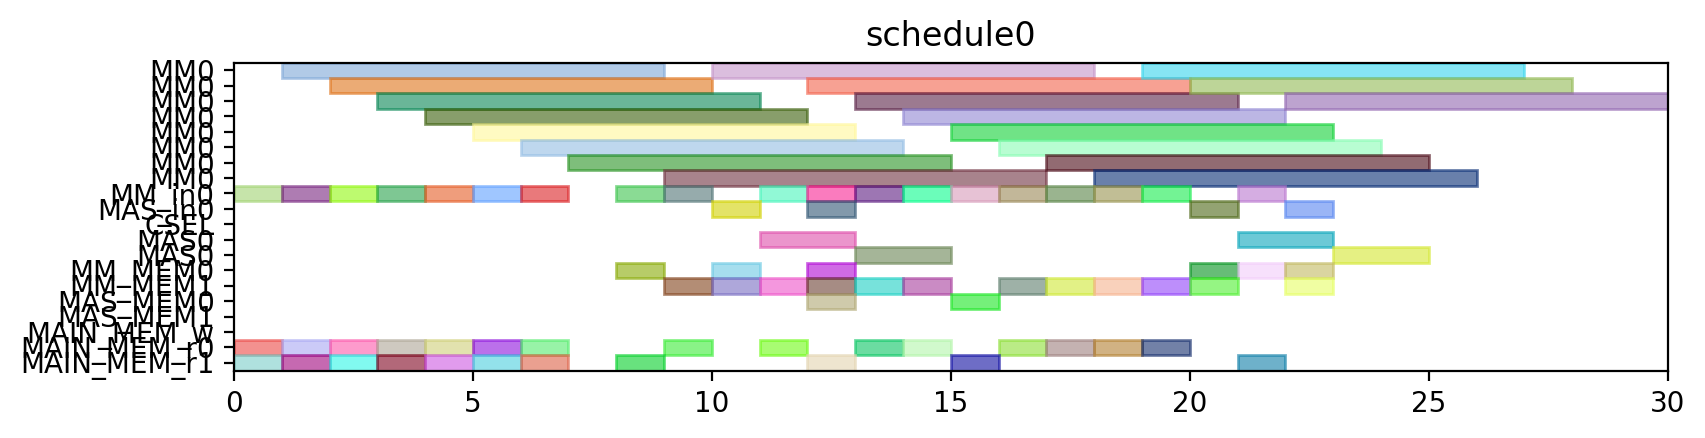

Write Python code to recreate this figure.
from pyschedule import Scenario, solvers, plotters, alt


def solve():
	horizon = 120
	S = Scenario("schedule0", horizon=horizon)

	# resource
	MM = S.Resources('MM', num=1, size=8)
	MM_in = S.Resources('MM_in', num=1)
	MAS_in = S.Resources('MAS_in', num=1)
	CSEL = S.Resource('CSEL')
	MAS = S.Resources('MAS', num=1, size=2, periods=range(1, horizon))
	MM_MEM = S.Resources('MM_MEM', num=2)
	MAS_MEM = S.Resources('MAS_MEM', num=2)
	MAIN_MEM_w = S.Resource('MAIN_MEM_w', size=1)
	MAIN_MEM_r = S.Resources('MAIN_MEM_r', num=2)

	# result of previous scheduling

	# new tasks
	Z_exp2 = S.Task('Z_exp2', length=8, delay_cost=1)
	Z_exp2 += alt(MM)
	Z_exp2_in = S.Task('Z_exp2_in', length=1, delay_cost=1)
	Z_exp2_in += alt(MM_in)
	S += Z_exp2_in*MM_in[0]<=Z_exp2*MM[0]
	Z_exp2_mem0 = S.Task('Z_exp2_mem0', length=1, delay_cost=1)
	Z_exp2_mem0 += MAIN_MEM_r[0]
	S += Z_exp2_mem0 <= Z_exp2

	Z_exp2_mem1 = S.Task('Z_exp2_mem1', length=1, delay_cost=1)
	Z_exp2_mem1 += MAIN_MEM_r[1]
	S += Z_exp2_mem1 <= Z_exp2

	NX0 = S.Task('NX0', length=8, delay_cost=1)
	NX0 += alt(MM)
	NX0_in = S.Task('NX0_in', length=1, delay_cost=1)
	NX0_in += alt(MM_in)
	S += NX0_in*MM_in[0]<=NX0*MM[0]
	NX0_mem0 = S.Task('NX0_mem0', length=1, delay_cost=1)
	NX0_mem0 += MAIN_MEM_r[0]
	S += NX0_mem0 <= NX0

	NX0_mem1 = S.Task('NX0_mem1', length=1, delay_cost=1)
	NX0_mem1 += MAIN_MEM_r[1]
	S += NX0_mem1 <= NX0

	k0_10_Z1 = S.Task('k0_10_Z1', length=8, delay_cost=1)
	k0_10_Z1 += alt(MM)
	k0_10_Z1_in = S.Task('k0_10_Z1_in', length=1, delay_cost=1)
	k0_10_Z1_in += alt(MM_in)
	S += k0_10_Z1_in*MM_in[0]<=k0_10_Z1*MM[0]
	k0_10_Z1_mem0 = S.Task('k0_10_Z1_mem0', length=1, delay_cost=1)
	k0_10_Z1_mem0 += MAIN_MEM_r[0]
	S += k0_10_Z1_mem0 <= k0_10_Z1

	k0_10_Z1_mem1 = S.Task('k0_10_Z1_mem1', length=1, delay_cost=1)
	k0_10_Z1_mem1 += MAIN_MEM_r[1]
	S += k0_10_Z1_mem1 <= k0_10_Z1

	DX0 = S.Task('DX0', length=8, delay_cost=1)
	DX0 += alt(MM)
	DX0_in = S.Task('DX0_in', length=1, delay_cost=1)
	DX0_in += alt(MM_in)
	S += DX0_in*MM_in[0]<=DX0*MM[0]
	DX0_mem0 = S.Task('DX0_mem0', length=1, delay_cost=1)
	DX0_mem0 += MAIN_MEM_r[0]
	S += DX0_mem0 <= DX0

	DX0_mem1 = S.Task('DX0_mem1', length=1, delay_cost=1)
	DX0_mem1 += MAIN_MEM_r[1]
	S += DX0_mem1 <= DX0

	NY0 = S.Task('NY0', length=8, delay_cost=1)
	NY0 += alt(MM)
	NY0_in = S.Task('NY0_in', length=1, delay_cost=1)
	NY0_in += alt(MM_in)
	S += NY0_in*MM_in[0]<=NY0*MM[0]
	NY0_mem0 = S.Task('NY0_mem0', length=1, delay_cost=1)
	NY0_mem0 += MAIN_MEM_r[0]
	S += NY0_mem0 <= NY0

	NY0_mem1 = S.Task('NY0_mem1', length=1, delay_cost=1)
	NY0_mem1 += MAIN_MEM_r[1]
	S += NY0_mem1 <= NY0

	k2_14_Z1 = S.Task('k2_14_Z1', length=8, delay_cost=1)
	k2_14_Z1 += alt(MM)
	k2_14_Z1_in = S.Task('k2_14_Z1_in', length=1, delay_cost=1)
	k2_14_Z1_in += alt(MM_in)
	S += k2_14_Z1_in*MM_in[0]<=k2_14_Z1*MM[0]
	k2_14_Z1_mem0 = S.Task('k2_14_Z1_mem0', length=1, delay_cost=1)
	k2_14_Z1_mem0 += MAIN_MEM_r[0]
	S += k2_14_Z1_mem0 <= k2_14_Z1

	k2_14_Z1_mem1 = S.Task('k2_14_Z1_mem1', length=1, delay_cost=1)
	k2_14_Z1_mem1 += MAIN_MEM_r[1]
	S += k2_14_Z1_mem1 <= k2_14_Z1

	DY0 = S.Task('DY0', length=8, delay_cost=1)
	DY0 += alt(MM)
	DY0_in = S.Task('DY0_in', length=1, delay_cost=1)
	DY0_in += alt(MM_in)
	S += DY0_in*MM_in[0]<=DY0*MM[0]
	DY0_mem0 = S.Task('DY0_mem0', length=1, delay_cost=1)
	DY0_mem0 += MAIN_MEM_r[0]
	S += DY0_mem0 <= DY0

	DY0_mem1 = S.Task('DY0_mem1', length=1, delay_cost=1)
	DY0_mem1 += MAIN_MEM_r[1]
	S += DY0_mem1 <= DY0

	Z_exp3 = S.Task('Z_exp3', length=8, delay_cost=1)
	Z_exp3 += alt(MM)
	Z_exp3_in = S.Task('Z_exp3_in', length=1, delay_cost=1)
	Z_exp3_in += alt(MM_in)
	S += Z_exp3_in*MM_in[0]<=Z_exp3*MM[0]
	Z_exp3_mem0 = S.Task('Z_exp3_mem0', length=1, delay_cost=1)
	Z_exp3_mem0 += alt(MM_MEM)
	S += (Z_exp2*MM[0])-1 < Z_exp3_mem0*MM_MEM[0]
	S += Z_exp3_mem0 <= Z_exp3

	Z_exp3_mem1 = S.Task('Z_exp3_mem1', length=1, delay_cost=1)
	Z_exp3_mem1 += MAIN_MEM_r[1]
	S += Z_exp3_mem1 <= Z_exp3

	NX1_ = S.Task('NX1_', length=2, delay_cost=1)
	NX1_ += alt(MAS)
	NX1__in = S.Task('NX1__in', length=1, delay_cost=1)
	NX1__in += alt(MAS_in)
	S += NX1__in*MAS_in[0]<=NX1_*MAS[0]

	NX1__mem0 = S.Task('NX1__mem0', length=1, delay_cost=1)
	NX1__mem0 += alt(MM_MEM)
	S += (NX0*MM[0])-1 < NX1__mem0*MM_MEM[0]
	S += NX1__mem0 <= NX1_

	NX1__mem1 = S.Task('NX1__mem1', length=1, delay_cost=1)
	NX1__mem1 += alt(MM_MEM)
	S += (k0_10_Z1*MM[0])-1 < NX1__mem1*MM_MEM[1]
	S += NX1__mem1 <= NX1_

	k0_9_Z2 = S.Task('k0_9_Z2', length=8, delay_cost=1)
	k0_9_Z2 += alt(MM)
	k0_9_Z2_in = S.Task('k0_9_Z2_in', length=1, delay_cost=1)
	k0_9_Z2_in += alt(MM_in)
	S += k0_9_Z2_in*MM_in[0]<=k0_9_Z2*MM[0]
	k0_9_Z2_mem0 = S.Task('k0_9_Z2_mem0', length=1, delay_cost=1)
	k0_9_Z2_mem0 += MAIN_MEM_r[0]
	S += k0_9_Z2_mem0 <= k0_9_Z2

	k0_9_Z2_mem1 = S.Task('k0_9_Z2_mem1', length=1, delay_cost=1)
	k0_9_Z2_mem1 += alt(MM_MEM)
	S += (Z_exp2*MM[0])-1 < k0_9_Z2_mem1*MM_MEM[1]
	S += k0_9_Z2_mem1 <= k0_9_Z2

	k1_9_Z2 = S.Task('k1_9_Z2', length=8, delay_cost=1)
	k1_9_Z2 += alt(MM)
	k1_9_Z2_in = S.Task('k1_9_Z2_in', length=1, delay_cost=1)
	k1_9_Z2_in += alt(MM_in)
	S += k1_9_Z2_in*MM_in[0]<=k1_9_Z2*MM[0]
	k1_9_Z2_mem0 = S.Task('k1_9_Z2_mem0', length=1, delay_cost=1)
	k1_9_Z2_mem0 += MAIN_MEM_r[0]
	S += k1_9_Z2_mem0 <= k1_9_Z2

	k1_9_Z2_mem1 = S.Task('k1_9_Z2_mem1', length=1, delay_cost=1)
	k1_9_Z2_mem1 += alt(MM_MEM)
	S += (Z_exp2*MM[0])-1 < k1_9_Z2_mem1*MM_MEM[1]
	S += k1_9_Z2_mem1 <= k1_9_Z2

	NY1_ = S.Task('NY1_', length=2, delay_cost=1)
	NY1_ += alt(MAS)
	NY1__in = S.Task('NY1__in', length=1, delay_cost=1)
	NY1__in += alt(MAS_in)
	S += NY1__in*MAS_in[0]<=NY1_*MAS[0]

	NY1__mem0 = S.Task('NY1__mem0', length=1, delay_cost=1)
	NY1__mem0 += alt(MM_MEM)
	S += (NY0*MM[0])-1 < NY1__mem0*MM_MEM[0]
	S += NY1__mem0 <= NY1_

	NY1__mem1 = S.Task('NY1__mem1', length=1, delay_cost=1)
	NY1__mem1 += alt(MM_MEM)
	S += (k2_14_Z1*MM[0])-1 < NY1__mem1*MM_MEM[1]
	S += NY1__mem1 <= NY1_

	k2_13_Z2 = S.Task('k2_13_Z2', length=8, delay_cost=1)
	k2_13_Z2 += alt(MM)
	k2_13_Z2_in = S.Task('k2_13_Z2_in', length=1, delay_cost=1)
	k2_13_Z2_in += alt(MM_in)
	S += k2_13_Z2_in*MM_in[0]<=k2_13_Z2*MM[0]
	k2_13_Z2_mem0 = S.Task('k2_13_Z2_mem0', length=1, delay_cost=1)
	k2_13_Z2_mem0 += MAIN_MEM_r[0]
	S += k2_13_Z2_mem0 <= k2_13_Z2

	k2_13_Z2_mem1 = S.Task('k2_13_Z2_mem1', length=1, delay_cost=1)
	k2_13_Z2_mem1 += alt(MM_MEM)
	S += (Z_exp2*MM[0])-1 < k2_13_Z2_mem1*MM_MEM[1]
	S += k2_13_Z2_mem1 <= k2_13_Z2

	k3_14_Z2 = S.Task('k3_14_Z2', length=8, delay_cost=1)
	k3_14_Z2 += alt(MM)
	k3_14_Z2_in = S.Task('k3_14_Z2_in', length=1, delay_cost=1)
	k3_14_Z2_in += alt(MM_in)
	S += k3_14_Z2_in*MM_in[0]<=k3_14_Z2*MM[0]
	k3_14_Z2_mem0 = S.Task('k3_14_Z2_mem0', length=1, delay_cost=1)
	k3_14_Z2_mem0 += MAIN_MEM_r[0]
	S += k3_14_Z2_mem0 <= k3_14_Z2

	k3_14_Z2_mem1 = S.Task('k3_14_Z2_mem1', length=1, delay_cost=1)
	k3_14_Z2_mem1 += alt(MM_MEM)
	S += (Z_exp2*MM[0])-1 < k3_14_Z2_mem1*MM_MEM[1]
	S += k3_14_Z2_mem1 <= k3_14_Z2

	Z_exp4 = S.Task('Z_exp4', length=8, delay_cost=1)
	Z_exp4 += alt(MM)
	Z_exp4_in = S.Task('Z_exp4_in', length=1, delay_cost=1)
	Z_exp4_in += alt(MM_in)
	S += Z_exp4_in*MM_in[0]<=Z_exp4*MM[0]
	Z_exp4_mem0 = S.Task('Z_exp4_mem0', length=1, delay_cost=1)
	Z_exp4_mem0 += alt(MM_MEM)
	S += (Z_exp3*MM[0])-1 < Z_exp4_mem0*MM_MEM[0]
	S += Z_exp4_mem0 <= Z_exp4

	Z_exp4_mem1 = S.Task('Z_exp4_mem1', length=1, delay_cost=1)
	Z_exp4_mem1 += MAIN_MEM_r[1]
	S += Z_exp4_mem1 <= Z_exp4

	NX1 = S.Task('NX1', length=8, delay_cost=1)
	NX1 += alt(MM)
	NX1_in = S.Task('NX1_in', length=1, delay_cost=1)
	NX1_in += alt(MM_in)
	S += NX1_in*MM_in[0]<=NX1*MM[0]
	NX1_mem0 = S.Task('NX1_mem0', length=1, delay_cost=1)
	NX1_mem0 += alt(MAS_MEM)
	S += (NX1_*MAS[0])-1 < NX1_mem0*MAS_MEM[0]
	S += NX1_mem0 <= NX1

	NX1_mem1 = S.Task('NX1_mem1', length=1, delay_cost=1)
	NX1_mem1 += MAIN_MEM_r[1]
	S += NX1_mem1 <= NX1

	k0_8_Z3 = S.Task('k0_8_Z3', length=8, delay_cost=1)
	k0_8_Z3 += alt(MM)
	k0_8_Z3_in = S.Task('k0_8_Z3_in', length=1, delay_cost=1)
	k0_8_Z3_in += alt(MM_in)
	S += k0_8_Z3_in*MM_in[0]<=k0_8_Z3*MM[0]
	k0_8_Z3_mem0 = S.Task('k0_8_Z3_mem0', length=1, delay_cost=1)
	k0_8_Z3_mem0 += MAIN_MEM_r[0]
	S += k0_8_Z3_mem0 <= k0_8_Z3

	k0_8_Z3_mem1 = S.Task('k0_8_Z3_mem1', length=1, delay_cost=1)
	k0_8_Z3_mem1 += alt(MM_MEM)
	S += (Z_exp3*MM[0])-1 < k0_8_Z3_mem1*MM_MEM[1]
	S += k0_8_Z3_mem1 <= k0_8_Z3

	DX1_ = S.Task('DX1_', length=2, delay_cost=1)
	DX1_ += alt(MAS)
	DX1__in = S.Task('DX1__in', length=1, delay_cost=1)
	DX1__in += alt(MAS_in)
	S += DX1__in*MAS_in[0]<=DX1_*MAS[0]

	DX1__mem0 = S.Task('DX1__mem0', length=1, delay_cost=1)
	DX1__mem0 += alt(MM_MEM)
	S += (DX0*MM[0])-1 < DX1__mem0*MM_MEM[0]
	S += DX1__mem0 <= DX1_

	DX1__mem1 = S.Task('DX1__mem1', length=1, delay_cost=1)
	DX1__mem1 += alt(MM_MEM)
	S += (k1_9_Z2*MM[0])-1 < DX1__mem1*MM_MEM[1]
	S += DX1__mem1 <= DX1_

	k1_8_Z3 = S.Task('k1_8_Z3', length=8, delay_cost=1)
	k1_8_Z3 += alt(MM)
	k1_8_Z3_in = S.Task('k1_8_Z3_in', length=1, delay_cost=1)
	k1_8_Z3_in += alt(MM_in)
	S += k1_8_Z3_in*MM_in[0]<=k1_8_Z3*MM[0]
	k1_8_Z3_mem0 = S.Task('k1_8_Z3_mem0', length=1, delay_cost=1)
	k1_8_Z3_mem0 += MAIN_MEM_r[0]
	S += k1_8_Z3_mem0 <= k1_8_Z3

	k1_8_Z3_mem1 = S.Task('k1_8_Z3_mem1', length=1, delay_cost=1)
	k1_8_Z3_mem1 += alt(MM_MEM)
	S += (Z_exp3*MM[0])-1 < k1_8_Z3_mem1*MM_MEM[1]
	S += k1_8_Z3_mem1 <= k1_8_Z3

	NY1 = S.Task('NY1', length=8, delay_cost=1)
	NY1 += alt(MM)
	NY1_in = S.Task('NY1_in', length=1, delay_cost=1)
	NY1_in += alt(MM_in)
	S += NY1_in*MM_in[0]<=NY1*MM[0]
	NY1_mem0 = S.Task('NY1_mem0', length=1, delay_cost=1)
	NY1_mem0 += alt(MAS_MEM)
	S += (NY1_*MAS[0])-1 < NY1_mem0*MAS_MEM[0]
	S += NY1_mem0 <= NY1

	NY1_mem1 = S.Task('NY1_mem1', length=1, delay_cost=1)
	NY1_mem1 += MAIN_MEM_r[1]
	S += NY1_mem1 <= NY1

	k2_12_Z3 = S.Task('k2_12_Z3', length=8, delay_cost=1)
	k2_12_Z3 += alt(MM)
	k2_12_Z3_in = S.Task('k2_12_Z3_in', length=1, delay_cost=1)
	k2_12_Z3_in += alt(MM_in)
	S += k2_12_Z3_in*MM_in[0]<=k2_12_Z3*MM[0]
	k2_12_Z3_mem0 = S.Task('k2_12_Z3_mem0', length=1, delay_cost=1)
	k2_12_Z3_mem0 += MAIN_MEM_r[0]
	S += k2_12_Z3_mem0 <= k2_12_Z3

	k2_12_Z3_mem1 = S.Task('k2_12_Z3_mem1', length=1, delay_cost=1)
	k2_12_Z3_mem1 += alt(MM_MEM)
	S += (Z_exp3*MM[0])-1 < k2_12_Z3_mem1*MM_MEM[1]
	S += k2_12_Z3_mem1 <= k2_12_Z3

	DY1_ = S.Task('DY1_', length=2, delay_cost=1)
	DY1_ += alt(MAS)
	DY1__in = S.Task('DY1__in', length=1, delay_cost=1)
	DY1__in += alt(MAS_in)
	S += DY1__in*MAS_in[0]<=DY1_*MAS[0]

	DY1__mem0 = S.Task('DY1__mem0', length=1, delay_cost=1)
	DY1__mem0 += alt(MM_MEM)
	S += (DY0*MM[0])-1 < DY1__mem0*MM_MEM[0]
	S += DY1__mem0 <= DY1_

	DY1__mem1 = S.Task('DY1__mem1', length=1, delay_cost=1)
	DY1__mem1 += alt(MM_MEM)
	S += (k3_14_Z2*MM[0])-1 < DY1__mem1*MM_MEM[1]
	S += DY1__mem1 <= DY1_

	k3_13_Z3 = S.Task('k3_13_Z3', length=8, delay_cost=1)
	k3_13_Z3 += alt(MM)
	k3_13_Z3_in = S.Task('k3_13_Z3_in', length=1, delay_cost=1)
	k3_13_Z3_in += alt(MM_in)
	S += k3_13_Z3_in*MM_in[0]<=k3_13_Z3*MM[0]
	k3_13_Z3_mem0 = S.Task('k3_13_Z3_mem0', length=1, delay_cost=1)
	k3_13_Z3_mem0 += MAIN_MEM_r[0]
	S += k3_13_Z3_mem0 <= k3_13_Z3

	k3_13_Z3_mem1 = S.Task('k3_13_Z3_mem1', length=1, delay_cost=1)
	k3_13_Z3_mem1 += alt(MM_MEM)
	S += (Z_exp3*MM[0])-1 < k3_13_Z3_mem1*MM_MEM[1]
	S += k3_13_Z3_mem1 <= k3_13_Z3

	solvers.mip.solve(S,msg=1,kind='CPLEX',ratio_gap=1.01)

	solution = [['hoge']*len(S.solution()[1]) for i in range(len(S.solution()))]
	for i in range(len(S.solution())):
		for j in range(len(S.solution()[i])):
			solution[i][j]=str(S.solution()[i][j])
	print(solution)

	cycles = int(solution[-1][3])

	pic_file_name = "/mnt/rose/usr1/fukuda/ABE/multiRAM_multiMAS_16mux/scheduling_result/stage8MM1_stage2MAS1/ISOGENY/schedule0.png"
	if(S.solution() != []):
		plotters.matplotlib.plot(S,img_filename=pic_file_name, show_task_labels=False, fig_size=(cycles*0.25+3, 2))

	return solution
